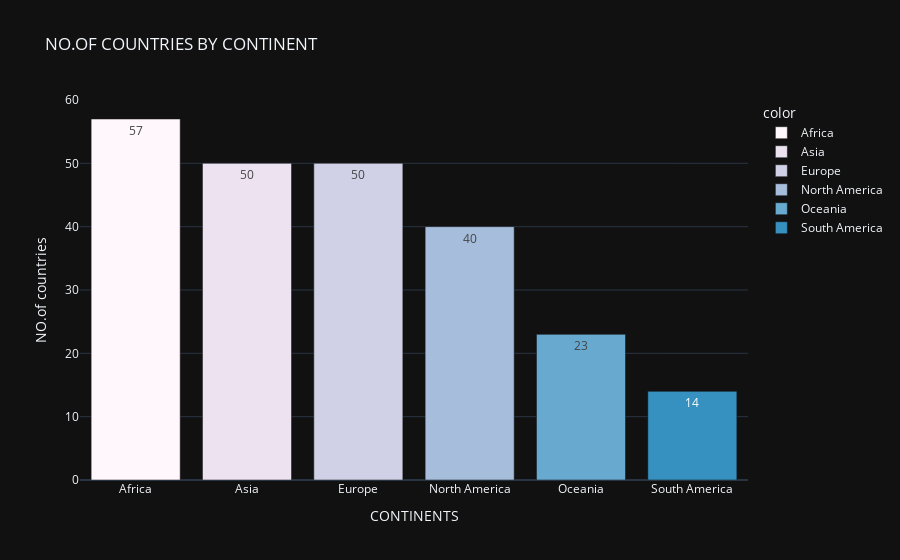

Notebook code for this chart:
### Code cell
country_count=df['Continent'].value_counts()
fig=px.bar(y=country_count.values,
       x=country_count.index,
       color=country_count.index,
       template='plotly_dark',
       color_discrete_sequence=px.colors.sequential.PuBuGn,
       text=country_count.values,
      title='NO.OF COUNTRIES BY CONTINENT')
fig.update_layout(
xaxis_title='CONTINENTS',
yaxis_title='NO.of countries')

fig.show()

### Figure 1 — Plotly figure (JSON) as saved in the notebook; plotly's stock layout.template omitted (floating-point values rounded to 4 significant figures)
{"data": [{"alignmentgroup": "True", "hovertemplate": "color=Africa<br>x=%{x}<br>y=%{y}<br>text=%{text}<extra></extra>", "legendgroup": "Africa", "marker": {"color": "rgb(255,247,251)", "pattern": {"shape": ""}}, "name": "Africa", "offsetgroup": "Africa", "orientation": "v", "showlegend": true, "text": [57], "textposition": "auto", "type": "bar", "x": ["Africa"], "xaxis": "x", "y": [57], "yaxis": "y"}, {"alignmentgroup": "True", "hovertemplate": "color=Asia<br>x=%{x}<br>y=%{y}<br>text=%{text}<extra></extra>", "legendgroup": "Asia", "marker": {"color": "rgb(236,226,240)", "pattern": {"shape": ""}}, "name": "Asia", "offsetgroup": "Asia", "orientation": "v", "showlegend": true, "text": [50], "textposition": "auto", "type": "bar", "x": ["Asia"], "xaxis": "x", "y": [50], "yaxis": "y"}, {"alignmentgroup": "True", "hovertemplate": "color=Europe<br>x=%{x}<br>y=%{y}<br>text=%{text}<extra></extra>", "legendgroup": "Europe", "marker": {"color": "rgb(208,209,230)", "pattern": {"shape": ""}}, "name": "Europe", "offsetgroup": "Europe", "orientation": "v", "showlegend": true, "text": [50], "textposition": "auto", "type": "bar", "x": ["Europe"], "xaxis": "x", "y": [50], "yaxis": "y"}, {"alignmentgroup": "True", "hovertemplate": "color=North America<br>x=%{x}<br>y=%{y}<br>text=%{text}<extra></extra>", "legendgroup": "North America", "marker": {"color": "rgb(166,189,219)", "pattern": {"shape": ""}}, "name": "North America", "offsetgroup": "North America", "orientation": "v", "showlegend": true, "text": [40], "textposition": "auto", "type": "bar", "x": ["North America"], "xaxis": "x", "y": [40], "yaxis": "y"}, {"alignmentgroup": "True", "hovertemplate": "color=Oceania<br>x=%{x}<br>y=%{y}<br>text=%{text}<extra></extra>", "legendgroup": "Oceania", "marker": {"color": "rgb(103,169,207)", "pattern": {"shape": ""}}, "name": "Oceania", "offsetgroup": "Oceania", "orientation": "v", "showlegend": true, "text": [23], "textposition": "auto", "type": "bar", "x": ["Oceania"], "xaxis": "x", "y": [23], "yaxis": "y"}, {"alignmentgroup": "True", "hovertemplate": "color=South America<br>x=%{x}<br>y=%{y}<br>text=%{text}<extra></extra>", "legendgroup": "South America", "marker": {"color": "rgb(54,144,192)", "pattern": {"shape": ""}}, "name": "South America", "offsetgroup": "South America", "orientation": "v", "showlegend": true, "text": [14], "textposition": "auto", "type": "bar", "x": ["South America"], "xaxis": "x", "y": [14], "yaxis": "y"}], "layout": {"barmode": "relative", "legend": {"title": {"text": "color"}, "tracegroupgap": 0}, "title": {"text": "NO.OF COUNTRIES BY CONTINENT"}, "xaxis": {"anchor": "y", "domain": [0, 1], "title": {"text": "CONTINENTS"}}, "yaxis": {"anchor": "x", "domain": [0, 1], "title": {"text": "NO.of countries"}}}}
